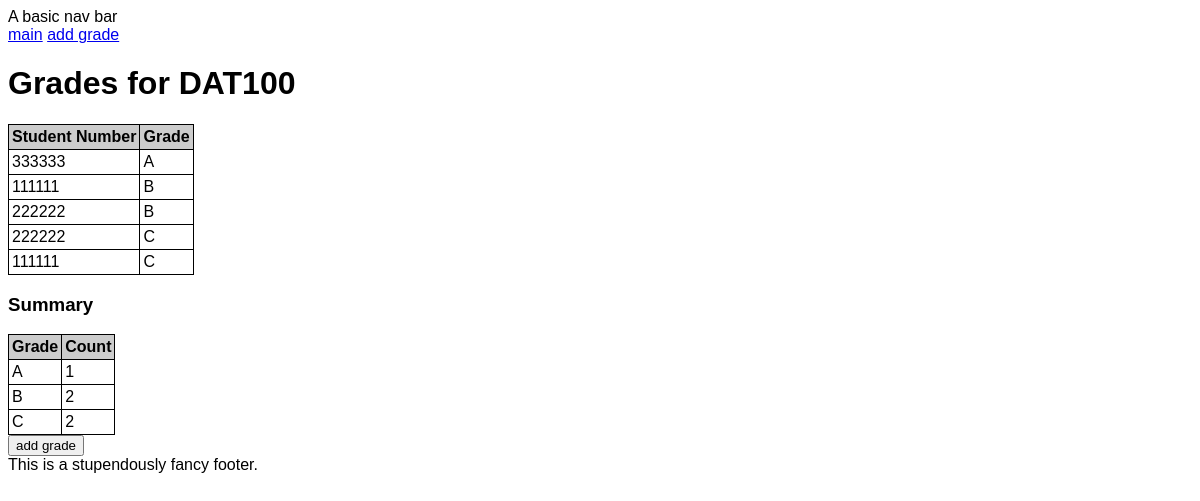
Page /course/DAT100 on the committed database.
### tables this page shows
CREATE TABLE grades (
                                id INTEGER PRIMARY KEY,
                                student_no INTEGER NOT NULL,
                                course_id TEXT NOT NULL,
                                grade TEXT NOT NULL,
                                FOREIGN KEY (student_no) REFERENCES students (student_no),
                                FOREIGN KEY (course_id) REFERENCES courses (id)
                            );

### app.py (the view)
@app.route("/course/<course_id>")
def course(course_id):
    conn = get_db()
    grades = sorted(select_course_grades(conn, course_id), key=lambda x:x["grade"])
    grade_count = sorted(Counter(map(lambda x: x["grade"], grades)).items())
    return render_template("course.html", course_id=course_id, grades=grades,
        grade_count=grade_count)

### app.py (called while the page is built)
def get_db():
    db = getattr(g, '_database', None)
    if db is None:
        db = g._database = sqlite3.connect(DATABASE)
    return db

@app.teardown_appcontext
def close_connection(exception):
    db = getattr(g, '_database', None)
    if db is not None:
        db.close()

### setup_db.py (called while the page is built)
def select_course_grades(conn, course_id):
    cur = conn.cursor()
    cur.execute("SELECT student_no, grade FROM grades WHERE course_id=?", (course_id,))
    grades = []
    for (student_no, grade) in cur:
        grades.append({
            "student_no": student_no,
            "grade": grade.strip()
        })
    return grades

### templates/course.html (shortened to what this page needs)
{% extends "base.html" %} {% block heading %}Grades for {{course_id}}{% endblock
%} {% block container %}
<table>
  <thead>
    <tr>
      <th>Student Number</th>
      <th>Grade</th>
    </tr>
  </thead>
  <tbody>
    {% for grade in grades %}
    <tr>
      <td>{{grade.student_no}}</td>
      <td>{{grade.grade}}</td>
    </tr>
    {% endfor %}
  </tbody>
</table>
<h3>Summary</h3>
<table>
  <thead>
    <tr>
      <th>Grade</th>
      <th>Count</th>
    </tr>
  </thead>
  <tbody>
    {% for grade, count in grade_count %}
    <tr>
      <td>{{grade}}</td>
      <td>{{count}}</td>
    </tr>
    {% endfor %}
  </tbody>
</table>
<form action="{{ url_for('add_grade') }}" method="get">
  <input type="submit" value="add grade" />
</form>
{% endblock %}

### static/style.css (style rules this page uses)
* { font-family: Verdana, Arial, sans-serif; }
table { border-collapse: collapse; }
th { background-color: #cccccc; text-align: left; }
td, th { border: 1px solid black; padding: 3px; }

### rows in the picture
grades: student_no "333333", grade "A"
grades: student_no "111111", grade "B"
grades: student_no "222222", grade "B"
grades: student_no "222222", grade "C"
grades: student_no "111111", grade "C"

### other values in the picture
{{ course_id }} "DAT100"
{{ grade }} "A" "B" "C"
{{ count }} "1" "2" "2"
